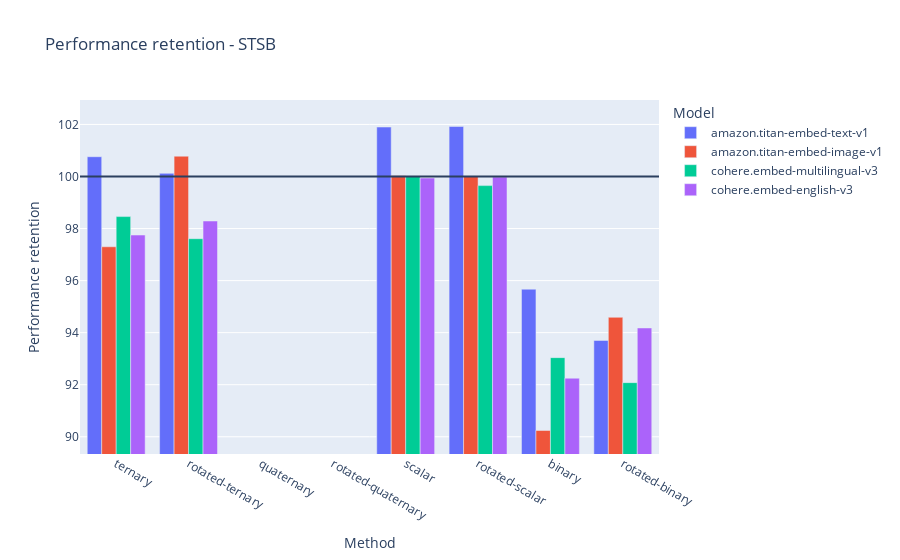

Source (notebook cell):
### Code cell
import plotly.express as px

fig = px.bar(final_sts_df.query("type!='classic'"), x = "type", y = "performance_retention", color = "model_id", barmode="group", 
       range_y=[final_sts_df['performance_retention'].min()*0.99, final_sts_df['performance_retention'].max()*1.01],
       category_orders={"type":["binary" "rotated-binary", "ternary", "rotated-ternary", "quaternary", "rotated-quaternary", "scalar", "rotated-scalar"]}, 
       labels = {"performance_retention":"Performance retention", "type":"Method", "model_id":"Model"},
       title = "Performance retention - STSB")

fig.add_hline(y=100)

fig.show()

### Figure 1 — Plotly figure (JSON) as saved in the notebook; plotly's stock layout.template omitted (floating-point values rounded to 4 significant figures)
{"data": [{"alignmentgroup": "True", "hovertemplate": "Model=amazon.titan-embed-text-v1<br>Method=%{x}<br>Performance retention=%{y}<extra></extra>", "legendgroup": "amazon.titan-embed-text-v1", "marker": {"color": "#636efa", "pattern": {"shape": ""}}, "name": "amazon.titan-embed-text-v1", "offsetgroup": "amazon.titan-embed-text-v1", "orientation": "v", "showlegend": true, "textposition": "auto", "type": "bar", "x": ["binary", "scalar", "ternary", "rotated-ternary", "rotated-binary", "rotated-scalar"], "xaxis": "x", "y": [95.67, 101.9, 100.8, 100.1, 93.7, 101.9], "yaxis": "y"}, {"alignmentgroup": "True", "hovertemplate": "Model=amazon.titan-embed-image-v1<br>Method=%{x}<br>Performance retention=%{y}<extra></extra>", "legendgroup": "amazon.titan-embed-image-v1", "marker": {"color": "#EF553B", "pattern": {"shape": ""}}, "name": "amazon.titan-embed-image-v1", "offsetgroup": "amazon.titan-embed-image-v1", "orientation": "v", "showlegend": true, "textposition": "auto", "type": "bar", "x": ["binary", "scalar", "ternary", "rotated-ternary", "rotated-binary", "rotated-scalar"], "xaxis": "x", "y": [90.24, 100.0, 97.3, 100.8, 94.59, 100.0], "yaxis": "y"}, {"alignmentgroup": "True", "hovertemplate": "Model=cohere.embed-multilingual-v3<br>Method=%{x}<br>Performance retention=%{y}<extra></extra>", "legendgroup": "cohere.embed-multilingual-v3", "marker": {"color": "#00cc96", "pattern": {"shape": ""}}, "name": "cohere.embed-multilingual-v3", "offsetgroup": "cohere.embed-multilingual-v3", "orientation": "v", "showlegend": true, "textposition": "auto", "type": "bar", "x": ["scalar", "binary", "ternary", "rotated-ternary", "rotated-scalar", "rotated-binary"], "xaxis": "x", "y": [100.0, 93.04, 98.46, 97.61, 99.65, 92.08], "yaxis": "y"}, {"alignmentgroup": "True", "hovertemplate": "Model=cohere.embed-english-v3<br>Method=%{x}<br>Performance retention=%{y}<extra></extra>", "legendgroup": "cohere.embed-english-v3", "marker": {"color": "#ab63fa", "pattern": {"shape": ""}}, "name": "cohere.embed-english-v3", "offsetgroup": "cohere.embed-english-v3", "orientation": "v", "showlegend": true, "textposition": "auto", "type": "bar", "x": ["scalar", "binary", "ternary", "rotated-ternary", "rotated-scalar", "rotated-binary"], "xaxis": "x", "y": [99.94, 92.25, 97.75, 98.29, 99.98, 94.18], "yaxis": "y"}], "layout": {"barmode": "group", "legend": {"title": {"text": "Model"}, "tracegroupgap": 0}, "shapes": [{"type": "line", "x0": 0, "x1": 1, "xref": "x domain", "y0": 100, "y1": 100, "yref": "y"}], "title": {"text": "Performance retention - STSB"}, "xaxis": {"anchor": "y", "categoryarray": ["binaryrotated-binary", "ternary", "rotated-ternary", "quaternary", "rotated-quaternary", "scalar", "rotated-scalar"], "categoryorder": "array", "domain": [0, 1], "title": {"text": "Method"}}, "yaxis": {"anchor": "x", "domain": [0, 1], "range": [89.34, 102.9], "title": {"text": "Performance retention"}}}}
